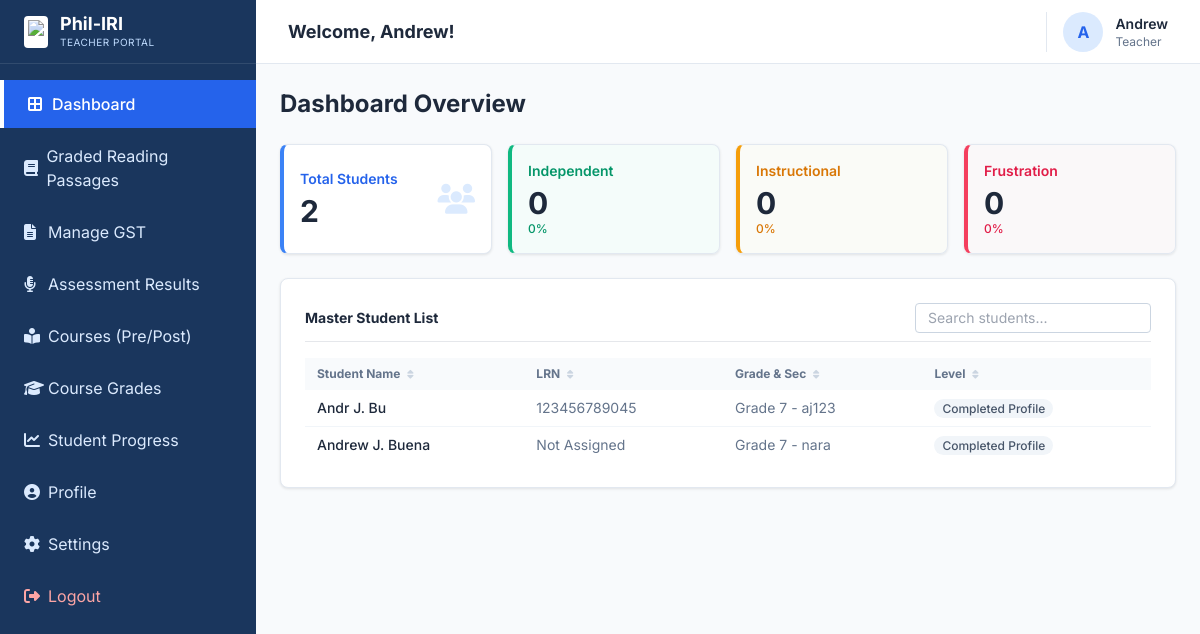
Page /dashboard_teacher.php (signed in) on the earlier database version.
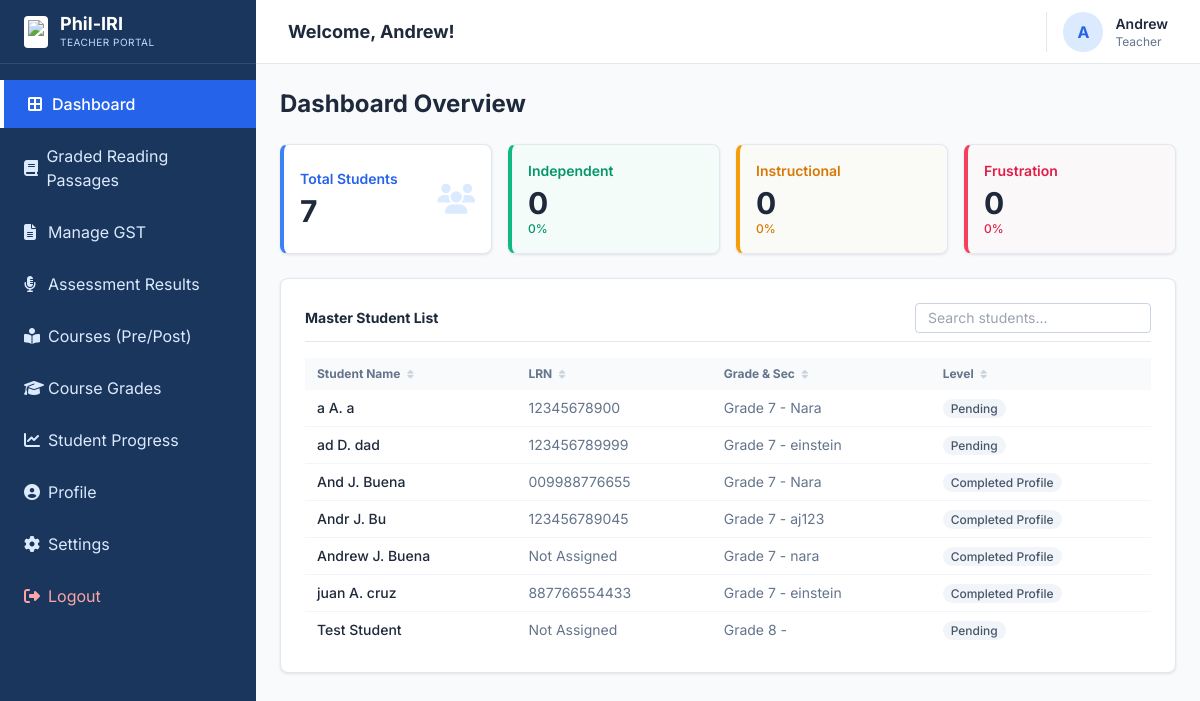
Same page on the later database version.
### tables this page shows
CREATE TABLE `users` (
  `id` int NOT NULL AUTO_INCREMENT,
  `fname` varchar(50) DEFAULT NULL,
  `mname` varchar(50) DEFAULT NULL,
  `lname` varchar(50) DEFAULT NULL,
  `age` int DEFAULT NULL,
  `grade` varchar(20) DEFAULT NULL,
  `section` varchar(50) DEFAULT NULL,
  `grade_level` varchar(20) DEFAULT NULL,
  `email` varchar(100) DEFAULT NULL,
  `username` varchar(50) DEFAULT NULL,
  `password` varchar(255) DEFAULT NULL,
  `role` enum('teacher','student') DEFAULT 'student',
  `created_at` timestamp NULL DEFAULT CURRENT_TIMESTAMP,
  `lrn` varchar(20) DEFAULT 'Not Assigned',
  `current_level` varchar(20) DEFAULT 'Pending',
  `test_status` varchar(20) DEFAULT 'Pending',
  PRIMARY KEY (`id`),
  UNIQUE KEY `email` (`email`),
  UNIQUE KEY `username` (`username`)
);

### dashboard_teacher.php (the view, shortened to what this page needs)
<?php
require_once 'config.php';
$stmt = $pdo->prepare("SELECT * FROM users WHERE role = 'student' ORDER BY fname ASC");
$stmt->execute();
$students = $stmt->fetchAll();
$total_students = count($students);
$independent = 0; $instructional = 0; $frustration = 0; $pending = 0;
$pct_ind = $total_students > 0 ? round(($independent/$total_students)*100, 1) : 0;
$pct_ins = $total_students > 0 ? round(($instructional/$total_students)*100, 1) : 0;
$pct_fru = $total_students > 0 ? round(($frustration/$total_students)*100, 1) : 0;
?>
<!DOCTYPE html>
<html lang="en">
<head>
    <script src="https://cdn.tailwindcss.com"></script>
    <link rel="stylesheet" href="https://cdnjs.cloudflare.com/ajax/libs/font-awesome/6.4.0/css/all.min.css">
</head>
<body class="flex h-screen overflow-hidden text-slate-800">
    <?php include 'teacher_sidebar.php'; ?>
    <div class="flex-1 flex flex-col h-screen overflow-hidden">
        <header class="h-16 bg-white border-b border-slate-200 flex items-center justify-between px-4 md:px-8 shrink-0">
            <div class="flex items-center">
                <div>
                <h2 class="font-bold text-lg text-slate-800">Welcome, <?php echo htmlspecialchars($_SESSION['fname']); ?>!</h2>
            </div></div>
            <div class="flex items-center space-x-3 border-l pl-4 border-slate-200">
                <?php
                $avatarPath = 'uploads/profiles/user_' . $_SESSION['user_id'] . '.jpg';
                if (file_exists($avatarPath)):
                ?>
                    <img src="<?php echo $avatarPath; ?>?t=<?php echo time(); ?>" class="w-10 h-10 rounded-full object-cover border border-slate-200">
                <?php else: ?>
                    <div class="w-10 h-10 rounded-full bg-blue-100 flex items-center justify-center text-blue-600 font-bold">
                        <?php echo substr($_SESSION['fname'], 0, 1); ?>
                    </div>
                <?php endif; ?>
                <div class="leading-tight">
                    <p class="font-semibold text-sm"><?php echo htmlspecialchars($_SESSION['fname']); ?></p>
                    <p class="text-xs text-slate-500 capitalize">Teacher</p>
                </div>
            </div>
        </header>
        <main class="flex-1 overflow-x-hidden overflow-y-auto p-6 bg-slate-50">
            <h2 class="text-2xl font-bold text-slate-800 mb-6">Dashboard Overview</h2>
            <div class="grid grid-cols-1 md:grid-cols-4 gap-4 mb-6">
                <div class="card p-4 flex flex-col md:flex-row md:items-center justify-between border-l-4 border-l-blue-500">
                    <div>
                        <p class="text-sm font-semibold text-blue-600 mb-1">Total Students</p>
                        <h3 class="text-3xl font-bold"><?php echo $total_students; ?></h3>
                    </div>
                    <div class="text-3xl text-blue-100"><i class="fas fa-users"></i></div>
                </div>
                <div class="card p-4 flex flex-col md:flex-row md:items-center justify-between border-l-4 border-l-emerald-500 bg-emerald-50/30">
                    <div>
                        <p class="text-sm font-semibold text-emerald-600 mb-1">Independent</p>
                        <h3 class="text-3xl font-bold"><?php echo $independent; ?></h3>
                        <p class="text-xs text-emerald-600 font-medium"><?php echo $pct_ind; ?>%</p>
                    </div>
                </div>
                <div class="card p-4 flex flex-col md:flex-row md:items-center justify-between border-l-4 border-l-amber-500 bg-amber-50/30">
                    <div>
                        <p class="text-sm font-semibold text-amber-600 mb-1">Instructional</p>
                        <h3 class="text-3xl font-bold"><?php echo $instructional; ?></h3>
                        <p class="text-xs text-amber-600 font-medium"><?php echo $pct_ins; ?>%</p>
                    </div>
                </div>
                <div class="card p-4 flex flex-col md:flex-row md:items-center justify-between border-l-4 border-l-rose-500 bg-rose-50/30">
                    <div>
                        <p class="text-sm font-semibold text-rose-600 mb-1">Frustration</p>
                        <h3 class="text-3xl font-bold"><?php echo $frustration; ?></h3>
                        <p class="text-xs text-rose-600 font-medium"><?php echo $pct_fru; ?>%</p>
                    </div>
                </div>
            </div>
            <div class="card p-6 h-auto flex flex-col mb-10">
                <div class="flex justify-between items-center border-b pb-2 mb-4">
                    <h3 class="font-bold text-slate-800 text-sm">Master Student List</h3>
                    <input type="text" id="masterlistSearch" placeholder="Search students..." class="border border-slate-300 rounded px-3 py-1 text-sm focus:outline-none focus:border-blue-500">
                </div>
                <div class="overflow-x-auto">
                    <table id="masterlistTable" class="w-full text-sm text-left border-collapse">
                        <thead class="text-xs text-slate-500 bg-slate-50">
                            <tr>
                                <th class="py-2 px-3">Student Name</th>
                                <th class="py-2 px-3">LRN</th>
                                <th class="py-2 px-3">Grade & Sec</th>
                                <th class="py-2 px-3">Level</th>
                            </tr>
                        </thead>
                        <tbody class="divide-y divide-slate-100">
                            <?php
                            if(count($students) > 0) {
                                foreach($students as $s):
                                    $lvl = $s['current_level'] ?? 'Pending';
                                    $mi = !empty($s['mname']) ? strtoupper(substr($s['mname'], 0, 1)) . '.' : '';
                                    $name = htmlspecialchars($s['fname'] . ' ' . $mi . ' ' . $s['lname']);
                                    $lc = 'bg-slate-100 text-slate-600';
                            ?>
                            <tr class="hover:bg-slate-50">
                                <td class="py-2 px-3 font-medium text-slate-800"><?php echo $name; ?></td>
                                <td class="py-2 px-3 text-slate-500"><?php echo htmlspecialchars($s['lrn']); ?></td>
                                <td class="py-2 px-3 text-slate-500"><?php echo htmlspecialchars($s['grade_level'].' - '.$s['section']); ?></td>
                                <td class="py-2 px-3"><span class="px-2 py-0.5 rounded-full text-xs font-medium <?php echo $lc; ?>"><?php echo $lvl; ?></span></td>
                            </tr>
                            <?php endforeach; } else { echo "<tr><td colspan='4' class='text-center py-4'>No students found.</td></tr>"; } ?>
                        </tbody>
                    </table>
                </div>
            </div>
        </main>
    </div>
</body>
</html>

### teacher_sidebar.php (shortened to what this page needs)
<aside id="appSidebar" class="sidebar w-64 fixed inset-y-0 left-0 z-50 transform -translate-x-full md:relative md:translate-x-0 transition-transform duration-300 ease-in-out text-white flex flex-col shrink-0">
    <div class="h-16 flex items-center px-6 border-b border-white/10">
        <img src="https://tibungcodistrict.wordpress.com/wp-content/uploads/2018/06/untitled-1.png?w=490" class="h-8 object-contain mr-3 bg-white rounded p-1">
        <div>
            <h1 class="font-bold text-lg leading-tight">Phil-IRI</h1>
            <p class="text-[10px] text-blue-200 uppercase tracking-wider">Teacher Portal</p>
        </div>
    </div>
    <nav class="flex-1 py-4 overflow-y-auto">
        <ul class="space-y-1">
            <li><a href="dashboard_teacher.php" class="<?php echo basename($_SERVER['PHP_SELF']) == 'dashboard_teacher.php' ? 'flex items-center px-6 py-3 bg-blue-600 text-white font-medium border-l-4 border-white' : 'flex items-center px-6 py-3 text-blue-100 hover:bg-blue-800 transition'; ?>"><i class="fas fa-border-all w-6"></i> Dashboard</a></li>
            <li><a href="manage_preassessment.php" class="<?php echo basename($_SERVER['PHP_SELF']) == 'manage_preassessment.php' ? 'flex items-center px-6 py-3 bg-blue-600 text-white font-medium border-l-4 border-white' : 'flex items-center px-6 py-3 text-blue-100 hover:bg-blue-800 transition'; ?>"><i class="fas fa-book w-6"></i> Graded Reading Passages</a></li>
            <li><a href="manage_gst.php" class="<?php echo basename($_SERVER['PHP_SELF']) == 'manage_gst.php' ? 'flex items-center px-6 py-3 bg-blue-600 text-white font-medium border-l-4 border-white' : 'flex items-center px-6 py-3 text-blue-100 hover:bg-blue-800 transition'; ?>"><i class="fas fa-file-alt w-6"></i> Manage GST</a></li>
            <li><a href="assessment_result.php" class="<?php echo basename($_SERVER['PHP_SELF']) == 'assessment_result.php' ? 'flex items-center px-6 py-3 bg-blue-600 text-white font-medium border-l-4 border-white' : 'flex items-center px-6 py-3 text-blue-100 hover:bg-blue-800 transition'; ?>"><i class="fas fa-microphone-alt w-6"></i> Assessment Results</a></li>
            <li><a href="course.php" class="<?php echo basename($_SERVER['PHP_SELF']) == 'course.php' ? 'flex items-center px-6 py-3 bg-blue-600 text-white font-medium border-l-4 border-white' : 'flex items-center px-6 py-3 text-blue-100 hover:bg-blue-800 transition'; ?>"><i class="fas fa-book-reader w-6"></i> Courses (Pre/Post)</a></li>
            <li><a href="teacher_course_grades.php" class="<?php echo in_array(basename($_SERVER['PHP_SELF']), ['teacher_course_grades.php', 'teacher_student_grades.php']) ? 'flex items-center px-6 py-3 bg-blue-600 text-white font-medium border-l-4 border-white' : 'flex items-center px-6 py-3 text-blue-100 hover:bg-blue-800 transition'; ?>"><i class="fas fa-graduation-cap w-6"></i> Course Grades</a></li>
            <li><a href="student_progress_list.php" class="<?php echo basename($_SERVER['PHP_SELF']) == 'student_progress_list.php' ? 'flex items-center px-6 py-3 bg-blue-600 text-white font-medium border-l-4 border-white' : 'flex items-center px-6 py-3 text-blue-100 hover:bg-blue-800 transition'; ?>"><i class="fas fa-chart-line w-6"></i> Student Progress</a></li>
            <li class="mt-8"><a href="teacher_profile.php" class="<?php echo basename($_SERVER['PHP_SELF']) == 'teacher_profile.php' ? 'flex items-center px-6 py-3 bg-blue-600 text-white font-medium border-l-4 border-white' : 'flex items-center px-6 py-3 text-blue-100 hover:bg-blue-800 transition'; ?>"><i class="fas fa-user-circle w-6"></i> Profile</a></li>
            <li><a href="teacher_settings.php" class="<?php echo basename($_SERVER['PHP_SELF']) == 'teacher_settings.php' ? 'flex items-center px-6 py-3 bg-blue-600 text-white font-medium border-l-4 border-white' : 'flex items-center px-6 py-3 text-blue-100 hover:bg-blue-800 transition'; ?>"><i class="fas fa-cog w-6"></i> Settings</a></li>
            <li><a href="logout.php" hx-boost="false" class="flex items-center px-6 py-3 text-red-300 hover:bg-blue-800 transition"><i class="fas fa-sign-out-alt w-6"></i> Logout</a></li>
        </ul>
    </nav>
</aside>

Differences in the rows shown:
added users: name "a A. a", lrn "12345678900", grade_level+section "Grade 7 - Nara", current_level "Pending"
added users: name "ad D. dad", lrn "123456789999", grade_level+section "Grade 7 - einstein", current_level "Pending"
added users: name "And J. Buena", lrn "009988776655", grade_level+section "Grade 7 - Nara", current_level "Completed Profile"
added users: name "juan A. cruz", lrn "887766554433", grade_level+section "Grade 7 - einstein", current_level "Completed Profile"
added users: name "Test Student", lrn "Not Assigned", grade_level+section "Grade 8 -", current_level "Pending"
Other differences:
$total_students: "2" → "7"
